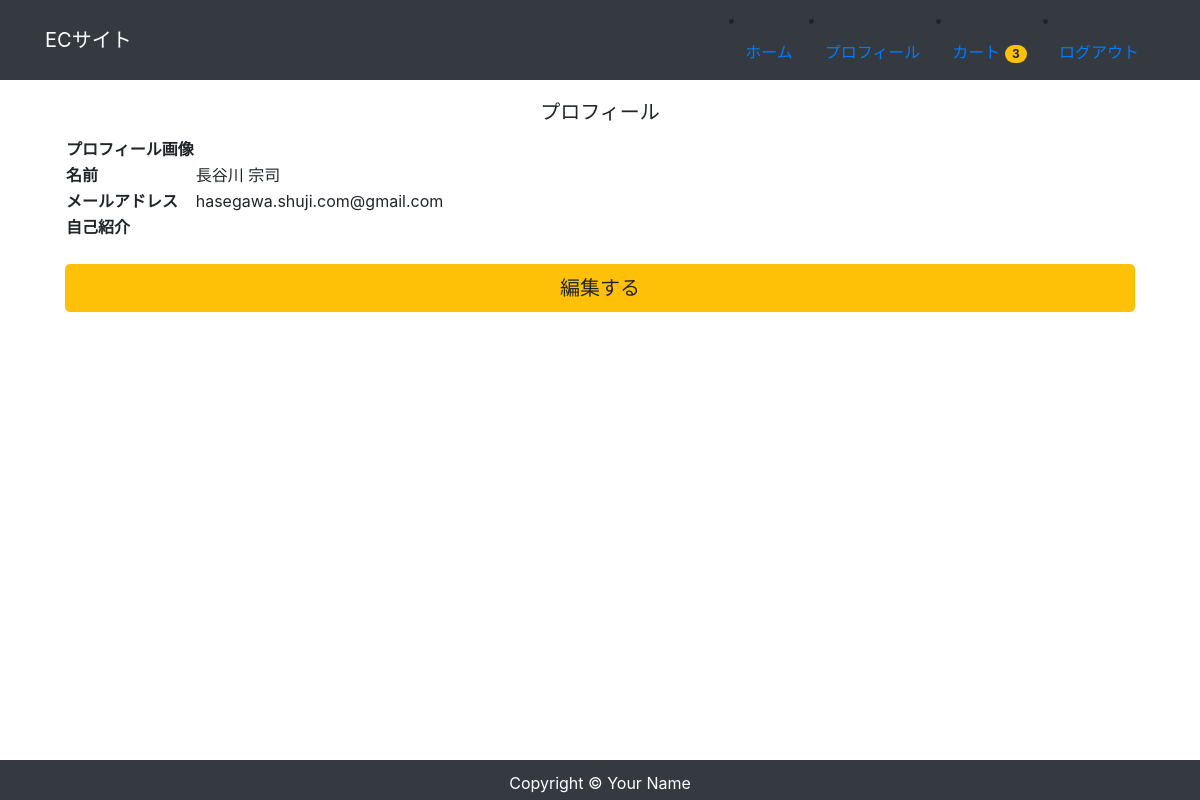
Page /accounts/profile/ (signed in) on the committed database.
### accounts/models.py (models this page shows, shortened)
class CustomUser(AbstractBaseUser, PermissionsMixin):
    email = models.EmailField('メールアドレス', unique=True)
    first_name = models.CharField('姓', max_length=30)
    last_name = models.CharField('名', max_length=30)
    department = models.CharField('所属', max_length=30, blank=True)
    created = models.DateField('入会日', default=timezone.now)
    description = models.TextField('自己紹介', default="", blank=True)
    image = models.ImageField(upload_to='images', verbose_name='プロフィール画像', null=True, blank=True)
    is_staff = models.BooleanField(
        ('staff status'),
        default=False,
        help_text=('Designates whether the user can log into this admin site.'),
    )
    is_active = models.BooleanField(
        ('active'),
        default=True,
        help_text=(
            'Designates whether this user should be treated as active. '
            'Unselect this instead of deleting accounts.'
        ),
    )
    objects = UserManager()
    EMAIL_FIELD = 'email'
    USERNAME_FIELD = 'email'
    REQUIRED_FIELDS = []
    class Meta:
        verbose_name = ('user')
        verbose_name_plural = ('users')

### app/models.py (models this page shows, shortened)
class Order(models.Model):
    user = models.ForeignKey(settings.AUTH_USER_MODEL, on_delete=models.CASCADE)
    items = models.ManyToManyField(OrderItem)
    start_date = models.DateTimeField(auto_now_add=True)
    ordered_date = models.DateTimeField()
    ordered = models.BooleanField(default=False)   #注文済みフラグ
    payment = models.ForeignKey('Payment', on_delete=models.SET_NULL, blank=True, null=True)

### accounts/views.py (the view)
# urls.py: path('profile/', views.ProfileView.as_view(), name='profile'),
class ProfileView(LoginRequiredMixin, View):
    def get(self, request, *args, **kwargs):
        user_data = CustomUser.objects.get(id=request.user.id)
        return render(request, 'accounts/profile.html', {
            'user_data': user_data,
        })

### app/templatetags/cart_tags.py (called while the page is built)
@register.filter
def itemCount(user):
    if user.is_authenticated:
        order = Order.objects.filter(user=user, ordered=False)
        if order.exists():
            return order[0].items.count()
    return 0

### accounts/templates/accounts/profile.html (shortened to what this page needs)
{% extends 'app/base.html' %}
{% block content %}
<card class="card-profile my-5 mx-auto">
    <div class="card-body">
        <h5 class="card-title text-center">プロフィール</h5>
        <table class="profile_table mb-4">
            <tbody>
                <tr>
                    <th class="header">プロフィール画像</th>
                    <td class="data">
                    </td>
                </tr>
                <tr>
                    <th class="header">名前</th>
                    <td class="data">{{ user_data.first_name }} {{user_data.last_name}}</td>
                </tr>
                <tr>
                    <th class="header">メールアドレス</th>
                    <td class="data">{{ user_data.email }}</td>
                </tr>
                <tr>
                    <th class="header">自己紹介</th>
                    <td class="data">{{ user_data.description }}</td>
                </tr>
            </tbody>
        </table>
        <div class="button mx-auto">
            <a href="{% url 'accounts:profile_edit' %}" class="btn btn-lg btn-warning btn-block">編集する</a>
        </div>
    </div>
</card>
{% endblock %}

### app/templates/app/base.html (shortened to what this page needs)
{% load cart_tags %}
{% load static %}
<!DOCTYPE html>
<html lang="ja">
<head>
    <link rel="stylesheet" href="https://stackpath.bootstrapcdn.com/bootstrap/4.4.1/css/bootstrap.min.css">
    <link rel="stylesheet" href="https://use.fontawesome.com/releases/v5.15.4/css/all.css">
    <link rel="stylesheet" herf="{% static 'css/style.css' %}">
</head>
<body>
    <nav class="navbar navbar-expand-lg navbar-dark bg-dark">
        <div class="container">
            <a href="/" class="navbar-brand">ECサイト</a>
                <li class="nav-item">
                    <a href="/" class="nav-link">ホーム</a>
                </li>
                {% if user.is_authenticated %}
                    <li class="nav-item">
                        <a href="{% url 'accounts:profile' %}" class="nav-link">プロフィール</a>
                    </li>
                    <li class="nav-item">
                        <a href="{% url 'order' %}" class="nav-link">
                            カート
                            <span class="badge badge-pill badge-warning">
                                {{ request.user|itemCount }}
                            </span>
                        </a>
                    </li>
                    <li class="nav-item">
                        <a href="{% url 'account_logout' %}" class="nav-link">ログアウト</a>
                    </li>
                {% endif %}
        </div>
    </nav>
    <main>
        <div class="container">
            {% block content %}
            {% endblock %}
        </div>
    </main>
   <footer id='footer' class="py-2 bg-dark">
      <p class="m-0 text-center text-white">Copyright &copy; Your Name</p>
   </footer>
</body>
</html>

### app/templates/app/base.html (style rules this page uses)
footer { width: 100%; height: 40px; line-height: 30px; }

### rows in the picture
CustomUser: user|itemCount "3", first_name "長谷川", last_name "宗司", email "hasegawa.shuji.com@gmail.com"
